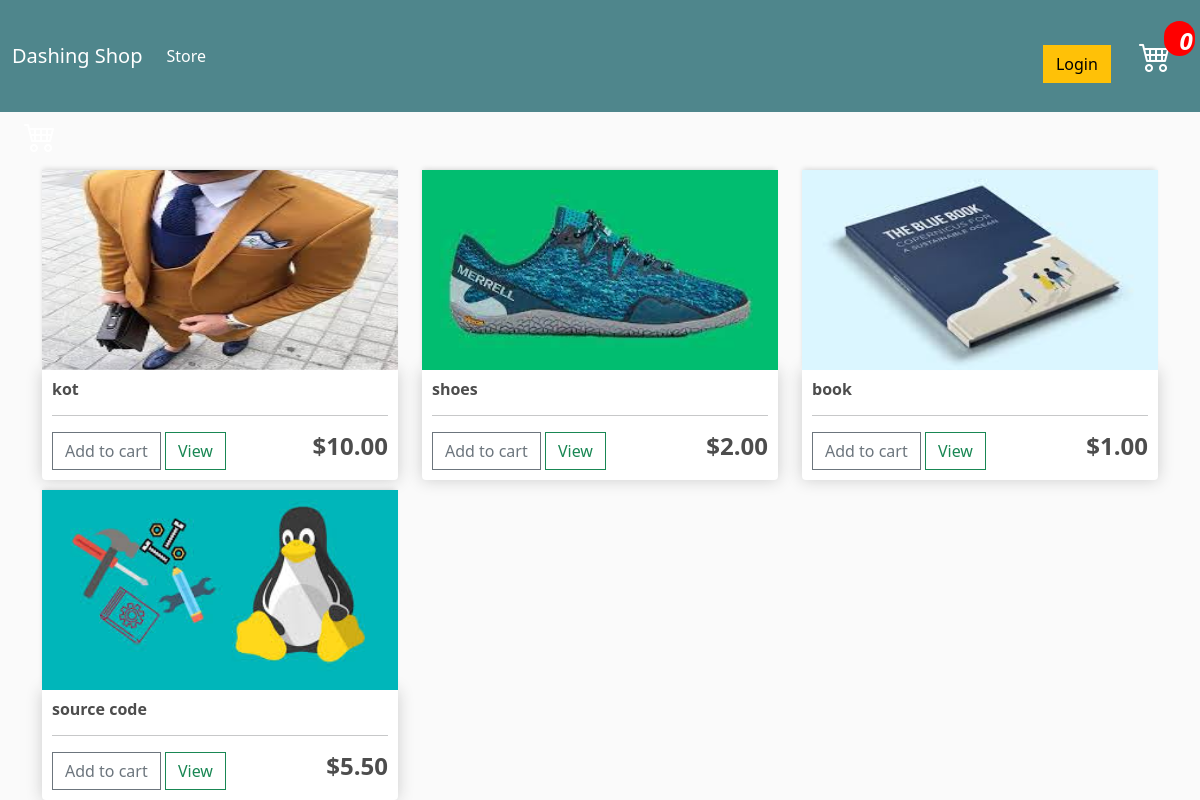
The page / on the database its author committed.
### store/models.py (models this page shows, shortened)
class Product(models.Model):
    name = models.CharField(max_length=200,null=True)
    price = models.DecimalField(max_digits=7,decimal_places=2)
    digital = models.BooleanField(default=False,null=True,blank=False)
    image = models.ImageField(null=True,blank=True)
    @property
    def imageURL(self):
        try:
            url = self.image.url
        except:
            url = ''
        return url

### store/views.py (the view)
# urls.py: path('', include('store.urls')),
def store(request):
    data = cartData(request)
    cartItems = data['cartItems']
    products = Product.objects.all()
    context={'products':products,'cartItems':cartItems}
    return render(request,"store/store.html",context)

### store/utils.py (called while the page is built, shortened)
def cookieCart(request):
    try:
        cart = json.loads(request.COOKIES['cart'])
    except:
        cart = {}
    print('Cart:',cart)
    items=[]
    order = {'get_cart_total':0,'get_cart_items':0,'shipping':False}
    cartItems = order['get_cart_items']
    return {'cartItems':cartItems,'order':order,'items':items}

def cartData(request):
    if request.user.is_authenticated:
        customer = request.user.customer
        order,created = Order.objects.get_or_create(customer=customer,complete=False)
        items = order.orderitem_set.all()
        cartItems = order.get_cart_items
    else:
       cookieData = cookieCart(request)
       cartItems = cookieData['cartItems']
       order = cookieData['order']
       items = cookieData['items']
    return {'cartItems':cartItems,'order':order,'items':items}

### store/templates/store/store.html
{% extends 'store/main.html' %}
{% load static %}
{% block content %}
<div class="container">
    <div class="row">
        {% for product in products %}
            <div class="col-lg-4">
                <img class="thumbnail"  src="{{ product.imageURL }}">
                <div class=" box-element product">
                    <h6><strong>{{ product.name }}</strong></h6>
                    <hr>
                    <button data-product= "{{ product.id }}"  data-action="add"  class="btn btn-outline-secondary add-btn update-cart " >Add to cart </button>
                    <a class="btn btn-outline-success" href="#">View</a>
                    <h4 style="display:inline-block;float:right" ><strong>${{ product.price|floatformat:2}}</strong></h4>
                </div>
            </div>
        {% endfor %}
    </div>
</div>
{% endblock  %}

### static/css/main.css (style rules this page uses)
body { background-color: hsl(0, 0%, 98%); }
h1,h2,h3,h4,h5,h6 { color:hsl(0, 0%, 30%); }
.box-element { box-shadow:hsl(0, 0%, 80%) 0 0 16px; background-color: #fff; border-radius: 4px; padding: 10px; }
.thumbnail { width: 100%; height: 200px; -webkit-box-shadow: -1px -3px 5px -2px rgba(214,214,214,1); -moz-box-shadow: -1px -3px 5px -2px rgba(214,214,214,1); box-shadow: -1px -3px 5px -2px rgba(214,214,214,1); }
.product { border-radius: 0 0 4px 4px; }
.col-lg-4, .col-lg-6, .col-lg-8, .col-lg-12 { margin-top: 10px; }
.btn { border-radius: 0; }

### rows shown on the page
Product: imageURL (picture), name "kot", price "10.00"
Product: imageURL (picture), name "shoes", price "2.00"
Product: imageURL (picture), name "book", price "1.00"
Product: imageURL (picture), name "source code", price "5.50"

### other values the page prints
{{ cartItems }} "0"
